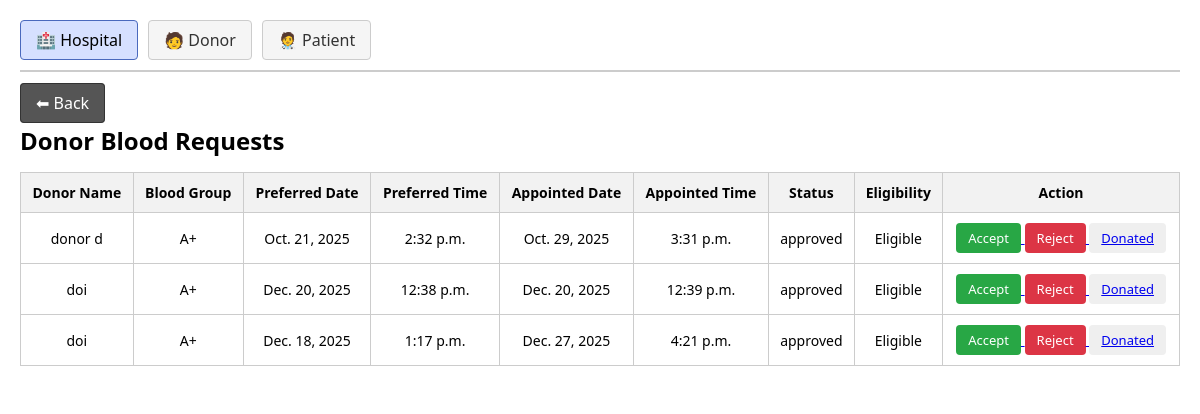
Page /manage_donors/ on the committed database.
### Blood_Bank/models.py (models this page shows, shortened)
class Donation_Request(models.Model):
    donor = models.ForeignKey(Donor,on_delete=models.CASCADE)
    preferred_date = models.DateField(null=True,blank=True)
    preferred_time = models.TimeField(null=True,blank=True)
    appointment_date = models.DateField(null=True, blank=True)
    appointment_time = models.TimeField(null=True, blank=True)
    STATUS_CHOICES = (
        ('requested', 'Requested'),
        ('approved', 'Approved'),
        ('rejected', 'Rejected'),
        ('donated','Donated')
    )
    status = models.CharField(max_length=10, choices=STATUS_CHOICES, default='requested')

class Donor(models.Model):
    profile = models.OneToOneField(Profile, on_delete=models.CASCADE)
    blood_group = models.CharField(max_length=20,null=True,blank=True)
    fullname = models.CharField(max_length=40,null=True,blank=True)
    age = models.PositiveIntegerField(null=True,blank=True)
    phonenumber = models.CharField(max_length=20,null=True,blank=True)
    address = models.CharField(max_length=50,null=True,blank=True)
    weight = models.PositiveIntegerField(null=True,blank=True)
    health = models.CharField(max_length=100,null=True,blank=True)
    medications = models.CharField(max_length=10, null=True, blank=True)
    tattoo = models.CharField(max_length=10, null=True, blank=True)
    pregnancy = models.CharField(max_length=10, null=True, blank=True)
    travel = models.CharField(max_length=10, null=True, blank=True)
    lastDonation = models.DateField(null=True, blank=True)
    is_first_time = models.BooleanField(default=False)

### Blood_Bank/views.py (the view)
# urls.py: path('manage_donors/',views.manage_donors,name='manage_donors'),
def manage_donors(request):
    donation_request = Donation_Request.objects.select_related('donor').all()
    for req in donation_request:
        donor = req.donor
        age = donor.age or 0
        weight = donor.weight or 0
        if donor.lastDonation:
            days_difference = (date.today() - donor.lastDonation).days
        else:
            days_difference = 9999  # default large number if never donated
        if (
            age < 18 or age > 60 or weight < 50
            or donor.health == "yes" or donor.medications == "yes"
            or donor.tattoo == "yes" or donor.pregnancy == "yes"
            or days_difference < 35
        ):
            req.eligibility = 'Not Eligible'
        else:
            req.eligibility = 'Eligible'
    return render(request, 'admin_dashboard/manage_donors.html', {'donation_request': donation_request})

### Blood_Bank/templates/admin_dashboard/manage_donors.html (shortened to what this page needs)
{% load static %}
<!DOCTYPE html>
<html lang="en">
<head>
    <link rel="stylesheet" href="{% static 'css/admin_dashboard/manage_donors.css' %}">
</head>
<body>
    <div class="page-container">
        <nav class="top-menu">
            <a href="{% url 'manage_hospitals' %}" class="active">🏥 Hospital</a>
            <a href="{% url 'manage_donors' %}">🧑 Donor</a>
            <a href="{% url 'manage_patients' %}">🧑‍⚕ Patient</a>
        </nav>
        <div class="back-section">
            <a href="{% url 'admindashboard' %}" class="back-btn">⬅ Back</a>
        </div>
        <main class="table-container">
            <h2>Donor Blood Requests</h2>
            <table>
                <thead>
                    <tr>
                        <th>Donor Name</th>
                        <th>Blood Group</th>
                        <th>Preferred Date</th>
                        <th>Preferred Time</th>
                        <th>Appointed Date</th>
                        <th>Appointed Time</th>
                        <th>Status</th>
                        <th>Eligibility</th>
                        <th>Action</th>
                    </tr>
                </thead>
                <tbody>
                    {% for r in donation_request %}
                    <tr>
                        <td>{{ r.donor.fullname }}</td>
                        <td>{{ r.donor.blood_group }}</td>
                        <td>{{ r.preferred_date }}</td>
                        <td>{{ r.preferred_time }}</td>
                        <td>{{ r.appointment_date }}</td>
                        <td>{{ r.appointment_time }}</td>
                        <td>{{ r.status }}</td>
                        <td>{{ r.eligibility }}</td>
                        <td>
                            <a href="{% url 'accept_donor' r.id %}">
                                <button class="btn approve" type="button">Accept</button>
                            </a>
                            <a href="{% url 'manage_donors_delete' r.id %}">
                                <button class="btn reject" type="button">Reject</button>
                            </a>
                            <a href="">
                                <button class="btn donated" type="button"><a href="{% url 'manage_donors_update' r.id %}">Donated</a></button>
                            </a>
                        </td>
                    </tr>
                    {% empty %}
                    <tr>
                        <td colspan="6">No donor requests available</td>
                    </tr>
                    {% endfor %}
                </tbody>
            </table>
        </main>
    </div>
</body>
</html>

### Blood_Bank/static/css/admin_dashboard/manage_donors.css (style rules this page uses)
* { margin: 0; padding: 0; box-sizing: border-box; font-family: "Segoe UI", Arial, sans-serif; }
.page-container { width: 100%; padding: 20px; background-color: white; }
.top-menu { display: flex; gap: 10px; padding-bottom: 10px; border-bottom: 2px solid #ccc; margin-bottom: 20px; }
.top-menu a { text-decoration: none; padding: 8px 15px; background-color: #f5f5f5; border: 1px solid #ccc; color: #333; border-radius: 4px; }
.top-menu a.active { background-color: #d6e0ff; border-color: #4a69bd; color: black; }
.back-section { margin: 10px 0; }
.back-btn { text-decoration: none; padding: 8px 15px; background-color: #555; color: white; border-radius: 4px; border: 1px solid #333; }
.table-container h2 { margin-bottom: 15px; }
table { width: 100%; border-collapse: collapse; }
table, th, td { border: 1px solid #ccc; }
th, td { padding: 10px; text-align: center; font-size: 14px; }
th { background-color: #f2f2f2; }
.btn { padding: 6px 12px; border: none; border-radius: 4px; color: white; font-size: 13px; }
.donated { color: black; }
.approve { background-color: #28a745; }
.reject { background-color: #dc3545; }

### rows in the picture
Donation_Request: donor.fullname "donor d", donor.blood_group "A+", preferred_date "Oct. 21, 2025", preferred_time "2:32 p.m.", appointment_date "Oct. 29, 2025", appointment_time "3:31 p.m.", status "approved", eligibility "Eligible"
Donation_Request: donor.fullname "doi", donor.blood_group "A+", preferred_date "Dec. 20, 2025", preferred_time "12:38 p.m.", appointment_date "Dec. 20, 2025", appointment_time "12:39 p.m.", status "approved", eligibility "Eligible"
Donation_Request: donor.fullname "doi", donor.blood_group "A+", preferred_date "Dec. 18, 2025", preferred_time "1:17 p.m.", appointment_date "Dec. 27, 2025", appointment_time "4:21 p.m.", status "approved", eligibility "Eligible"
